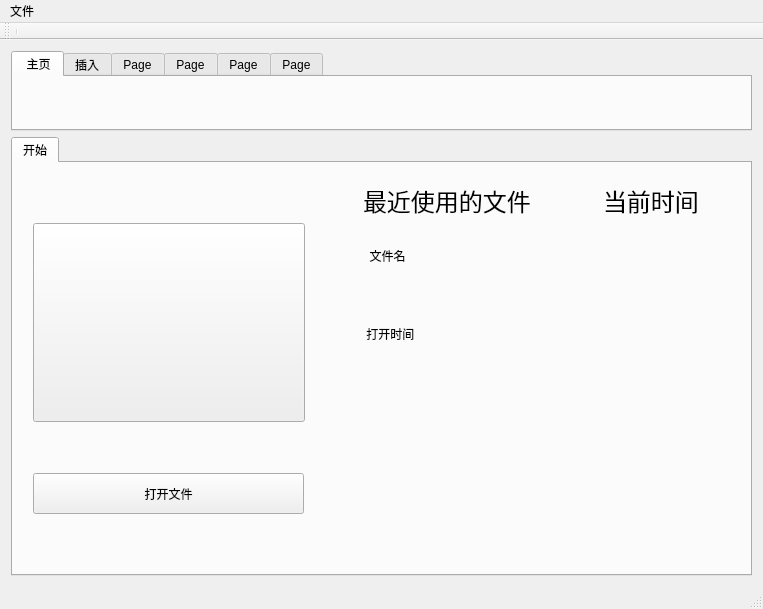
<?xml version="1.0" encoding="UTF-8"?>
<ui version="4.0">
 <class>MainWindow</class>
 <widget class="QMainWindow" name="MainWindow">
  <property name="geometry">
   <rect>
    <x>0</x>
    <y>0</y>
    <width>763</width>
    <height>609</height>
   </rect>
  </property>
  <property name="windowTitle">
   <string>MainWindow</string>
  </property>
  <property name="styleSheet">
   <string notr="true">QPushButton
{
    padding: -1;
} 
QPushButton::menu-indicator{image:None;}</string>
  </property>
  <widget class="QWidget" name="centralWidget">
   <layout class="QGridLayout" name="gridLayout">
    <item row="0" column="0">
     <layout class="QVBoxLayout" name="verticalLayout">
      <item>
       <widget class="QTabWidget" name="tabWidget">
        <property name="minimumSize">
         <size>
          <width>540</width>
          <height>80</height>
         </size>
        </property>
        <property name="maximumSize">
         <size>
          <width>16777215</width>
          <height>80</height>
         </size>
        </property>
        <property name="currentIndex">
         <number>0</number>
        </property>
        <widget class="QWidget" name="Home">
         <attribute name="title">
          <string> 主页</string>
         </attribute>
         <widget class="QPushButton" name="pushButton">
          <property name="geometry">
           <rect>
            <x>290</x>
            <y>10</y>
            <width>48</width>
            <height>40</height>
           </rect>
          </property>
          <property name="text">
           <string/>
          </property>
          <property name="icon">
           <iconset resource="res.qrc">
            <normaloff>:/Shape/Shape/text.png</normaloff>:/Shape/Shape/text.png</iconset>
          </property>
          <property name="iconSize">
           <size>
            <width>48</width>
            <height>48</height>
           </size>
          </property>
          <property name="flat">
           <bool>true</bool>
          </property>
         </widget>
         <widget class="QPushButton" name="DrawPt">
          <property name="geometry">
           <rect>
            <x>11</x>
            <y>14</y>
            <width>36</width>
            <height>32</height>
           </rect>
          </property>
          <property name="focusPolicy">
           <enum>Qt::NoFocus</enum>
          </property>
          <property name="text">
           <string/>
          </property>
          <property name="icon">
           <iconset resource="res.qrc">
            <normaloff>:/Shape/Shape/point.png</normaloff>:/Shape/Shape/point.png</iconset>
          </property>
          <property name="iconSize">
           <size>
            <width>32</width>
            <height>32</height>
           </size>
          </property>
          <property name="flat">
           <bool>true</bool>
          </property>
         </widget>
         <widget class="QPushButton" name="DrawLine">
          <property name="geometry">
           <rect>
            <x>82</x>
            <y>14</y>
            <width>36</width>
            <height>32</height>
           </rect>
          </property>
          <property name="focusPolicy">
           <enum>Qt::NoFocus</enum>
          </property>
          <property name="text">
           <string/>
          </property>
          <property name="icon">
           <iconset resource="res.qrc">
            <normaloff>:/Shape/Shape/line.png</normaloff>:/Shape/Shape/line.png</iconset>
          </property>
          <property name="iconSize">
           <size>
            <width>32</width>
            <height>32</height>
           </size>
          </property>
          <property name="flat">
           <bool>true</bool>
          </property>
         </widget>
         <widget class="QPushButton" name="DrawRect">
          <property name="geometry">
           <rect>
            <x>225</x>
            <y>14</y>
            <width>42</width>
            <height>32</height>
           </rect>
          </property>
          <property name="text">
           <string/>
          </property>
          <property name="icon">
           <iconset resource="res.qrc">
            <normaloff>:/Shape/Shape/rectangle.png</normaloff>:/Shape/Shape/rectangle.png</iconset>
          </property>
          <property name="iconSize">
           <size>
            <width>38</width>
            <height>32</height>
           </size>
          </property>
          <property name="flat">
           <bool>true</bool>
          </property>
         </widget>
         <widget class="QPushButton" name="DrawEllipse">
          <property name="geometry">
           <rect>
            <x>154</x>
            <y>14</y>
            <width>46</width>
            <height>32</height>
           </rect>
          </property>
          <property name="text">
           <string/>
          </property>
          <property name="icon">
           <iconset resource="res.qrc">
            <normaloff>:/Shape/Shape/ellipse.png</normaloff>:/Shape/Shape/ellipse.png</iconset>
          </property>
          <property name="iconSize">
           <size>
            <width>42</width>
            <height>32</height>
           </size>
          </property>
          <property name="flat">
           <bool>true</bool>
          </property>
         </widget>
        </widget>
        <widget class="QWidget" name="Insert">
         <attribute name="title">
          <string>插入</string>
         </attribute>
        </widget>
        <widget class="QWidget" name="tab_5">
         <attribute name="title">
          <string>Page</string>
         </attribute>
        </widget>
        <widget class="QWidget" name="tab_6">
         <attribute name="title">
          <string>Page</string>
         </attribute>
        </widget>
        <widget class="QWidget" name="tab_7">
         <attribute name="title">
          <string>Page</string>
         </attribute>
        </widget>
        <widget class="QWidget" name="tab_8">
         <attribute name="title">
          <string>Page</string>
         </attribute>
        </widget>
       </widget>
      </item>
      <item>
       <widget class="QTabWidget" name="tabView">
        <property name="minimumSize">
         <size>
          <width>640</width>
          <height>400</height>
         </size>
        </property>
        <property name="currentIndex">
         <number>0</number>
        </property>
        <widget class="QWidget" name="start">
         <attribute name="title">
          <string>开始</string>
         </attribute>
         <widget class="QPushButton" name="startBtn">
          <property name="geometry">
           <rect>
            <x>20</x>
            <y>60</y>
            <width>272</width>
            <height>199</height>
           </rect>
          </property>
          <property name="text">
           <string/>
          </property>
          <property name="icon">
           <iconset resource="res.qrc">
            <normaloff>:/Icon/Icon/start.png</normaloff>:/Icon/Icon/start.png</iconset>
          </property>
          <property name="iconSize">
           <size>
            <width>272</width>
            <height>199</height>
           </size>
          </property>
         </widget>
         <widget class="QPushButton" name="pushButton_3">
          <property name="geometry">
           <rect>
            <x>20</x>
            <y>310</y>
            <width>271</width>
            <height>41</height>
           </rect>
          </property>
          <property name="text">
           <string>打开文件</string>
          </property>
         </widget>
         <widget class="QLabel" name="label">
          <property name="geometry">
           <rect>
            <x>350</x>
            <y>20</y>
            <width>181</width>
            <height>31</height>
           </rect>
          </property>
          <property name="text">
           <string>&lt;html&gt;&lt;head/&gt;&lt;body&gt;&lt;p&gt;&lt;span style=&quot; font-size:18pt;&quot;&gt;最近使用的文件&lt;/span&gt;&lt;/p&gt;&lt;/body&gt;&lt;/html&gt;</string>
          </property>
         </widget>
         <widget class="QLabel" name="label_3">
          <property name="geometry">
           <rect>
            <x>590</x>
            <y>20</y>
            <width>101</width>
            <height>31</height>
           </rect>
          </property>
          <property name="text">
           <string>&lt;html&gt;&lt;head/&gt;&lt;body&gt;&lt;p&gt;&lt;span style=&quot; font-size:18pt;&quot;&gt;当前时间&lt;/span&gt;&lt;/p&gt;&lt;/body&gt;&lt;/html&gt;</string>
          </property>
         </widget>
         <widget class="QLabel" name="label_4">
          <property name="geometry">
           <rect>
            <x>350</x>
            <y>72</y>
            <width>81</width>
            <height>41</height>
           </rect>
          </property>
          <property name="text">
           <string>  文件名</string>
          </property>
         </widget>
         <widget class="QLabel" name="label_5">
          <property name="geometry">
           <rect>
            <x>350</x>
            <y>150</y>
            <width>81</width>
            <height>41</height>
           </rect>
          </property>
          <property name="text">
           <string> 打开时间</string>
          </property>
         </widget>
        </widget>
       </widget>
      </item>
     </layout>
    </item>
   </layout>
  </widget>
  <widget class="QMenuBar" name="menuBar">
   <property name="geometry">
    <rect>
     <x>0</x>
     <y>0</y>
     <width>763</width>
     <height>23</height>
    </rect>
   </property>
   <widget class="QMenu" name="menu">
    <property name="geometry">
     <rect>
      <x>1608</x>
      <y>104</y>
      <width>154</width>
      <height>252</height>
     </rect>
    </property>
    <property name="title">
     <string>文件</string>
    </property>
    <widget class="QMenu" name="menu_Close">
     <property name="title">
      <string>关闭</string>
     </property>
     <property name="icon">
      <iconset resource="res.qrc">
       <normaloff>:/Icon/Icon/close.png</normaloff>:/Icon/Icon/close.png</iconset>
     </property>
     <addaction name="action_Current"/>
     <addaction name="action_All"/>
    </widget>
    <widget class="QMenu" name="menu_SaveAs">
     <property name="title">
      <string>另存为</string>
     </property>
     <property name="icon">
      <iconset resource="res.qrc">
       <normaloff>:/Icon/Icon/save_as.png</normaloff>:/Icon/Icon/save_as.png</iconset>
     </property>
     <addaction name="action_Pic"/>
     <addaction name="action_PDF"/>
     <addaction name="actionSVG"/>
    </widget>
    <addaction name="action_New"/>
    <addaction name="action_Open"/>
    <addaction name="action_Save"/>
    <addaction name="menu_SaveAs"/>
    <addaction name="separator"/>
    <addaction name="action_Publish"/>
    <addaction name="action_Print"/>
    <addaction name="separator"/>
    <addaction name="menu_Close"/>
    <addaction name="action_Exit"/>
   </widget>
   <addaction name="menu"/>
  </widget>
  <widget class="QToolBar" name="mainToolBar">
   <attribute name="toolBarArea">
    <enum>TopToolBarArea</enum>
   </attribute>
   <attribute name="toolBarBreak">
    <bool>false</bool>
   </attribute>
   <addaction name="separator"/>
  </widget>
  <widget class="QStatusBar" name="statusBar"/>
  <action name="act1">
   <property name="text">
    <string>圆点</string>
   </property>
  </action>
  <action name="act2">
   <property name="text">
    <string>×形点</string>
   </property>
  </action>
  <action name="act3">
   <property name="text">
    <string>坐标画点</string>
   </property>
  </action>
  <action name="actLine_1">
   <property name="text">
    <string>直接画线</string>
   </property>
  </action>
  <action name="actLine_2">
   <property name="text">
    <string>坐标画线</string>
   </property>
  </action>
  <action name="actLine_3">
   <property name="text">
    <string>角度和长度画线</string>
   </property>
  </action>
  <action name="actRect_1">
   <property name="text">
    <string>直接画矩形</string>
   </property>
  </action>
  <action name="actRect_2">
   <property name="text">
    <string>坐标画矩形</string>
   </property>
  </action>
  <action name="actEllipse_1">
   <property name="text">
    <string>直接画圆</string>
   </property>
  </action>
  <action name="actEllipse_2">
   <property name="text">
    <string>坐标画圆</string>
   </property>
  </action>
  <action name="actRect_3">
   <property name="text">
    <string>画圆角矩形</string>
   </property>
  </action>
  <action name="NewView">
   <property name="icon">
    <iconset>
     <normalon>:/Icon/Icon/new.png</normalon>
    </iconset>
   </property>
   <property name="text">
    <string>新建</string>
   </property>
  </action>
  <action name="Open">
   <property name="icon">
    <iconset>
     <normalon>:/Icon/Icon/open.png</normalon>
    </iconset>
   </property>
   <property name="text">
    <string>打开</string>
   </property>
  </action>
  <action name="Save">
   <property name="icon">
    <iconset>
     <normalon>:/Icon/Icon/save.png</normalon>
    </iconset>
   </property>
   <property name="text">
    <string>保存</string>
   </property>
  </action>
  <action name="Print">
   <property name="icon">
    <iconset>
     <normalon>:/Icon/Icon/print.png</normalon>
    </iconset>
   </property>
   <property name="text">
    <string>打印</string>
   </property>
  </action>
  <action name="SaveAs">
   <property name="icon">
    <iconset>
     <normalon>:/Icon/Icon/save_as.png</normalon>
    </iconset>
   </property>
   <property name="text">
    <string>另存为</string>
   </property>
  </action>
  <action name="action_New">
   <property name="icon">
    <iconset>
     <normalon>:/Icon/Icon/new.png</normalon>
    </iconset>
   </property>
   <property name="text">
    <string>新建</string>
   </property>
  </action>
  <action name="action_Open">
   <property name="icon">
    <iconset>
     <normalon>:/Icon/Icon/open.png</normalon>
    </iconset>
   </property>
   <property name="text">
    <string>打开</string>
   </property>
  </action>
  <action name="action_Save">
   <property name="icon">
    <iconset>
     <normalon>:/Icon/Icon/save.png</normalon>
    </iconset>
   </property>
   <property name="text">
    <string>保存</string>
   </property>
  </action>
  <action name="action_SaveAs">
   <property name="icon">
    <iconset>
     <normalon>:/Icon/Icon/save_as.png</normalon>
    </iconset>
   </property>
   <property name="text">
    <string>导出</string>
   </property>
  </action>
  <action name="action_Publish">
   <property name="icon">
    <iconset>
     <normalon>:/Icon/Icon/publish.png</normalon>
    </iconset>
   </property>
   <property name="text">
    <string>发布</string>
   </property>
  </action>
  <action name="action_Print">
   <property name="icon">
    <iconset>
     <normalon>:/Icon/Icon/print.png</normalon>
    </iconset>
   </property>
   <property name="text">
    <string>打印</string>
   </property>
  </action>
  <action name="action_Current">
   <property name="icon">
    <iconset>
     <normalon>:/Icon/Icon/close-file.png</normalon>
    </iconset>
   </property>
   <property name="text">
    <string>当前图形</string>
   </property>
  </action>
  <action name="action_All">
   <property name="icon">
    <iconset>
     <normalon>:/Icon/Icon/close-folder.png</normalon>
    </iconset>
   </property>
   <property name="text">
    <string>所有图形</string>
   </property>
  </action>
  <action name="action_Exit">
   <property name="icon">
    <iconset>
     <normalon>:/Icon/Icon/exit.png</normalon>
    </iconset>
   </property>
   <property name="text">
    <string>退出</string>
   </property>
  </action>
  <action name="action_Pic">
   <property name="icon">
    <iconset>
     <normalon>:/Icon/Icon/picture.png</normalon>
    </iconset>
   </property>
   <property name="text">
    <string>图片</string>
   </property>
  </action>
  <action name="action_PDF">
   <property name="icon">
    <iconset>
     <normalon>:/Icon/Icon/pdf.png</normalon>
    </iconset>
   </property>
   <property name="text">
    <string>PDF文件</string>
   </property>
  </action>
  <action name="actionSVG">
   <property name="icon">
    <iconset>
     <normalon>:/Icon/Icon/svg.png</normalon>
    </iconset>
   </property>
   <property name="text">
    <string>SVG</string>
   </property>
  </action>
 </widget>
 <layoutdefault spacing="6" margin="11"/>
 <resources>
  <include location="res.qrc"/>
 </resources>
 <connections/>
</ui>
